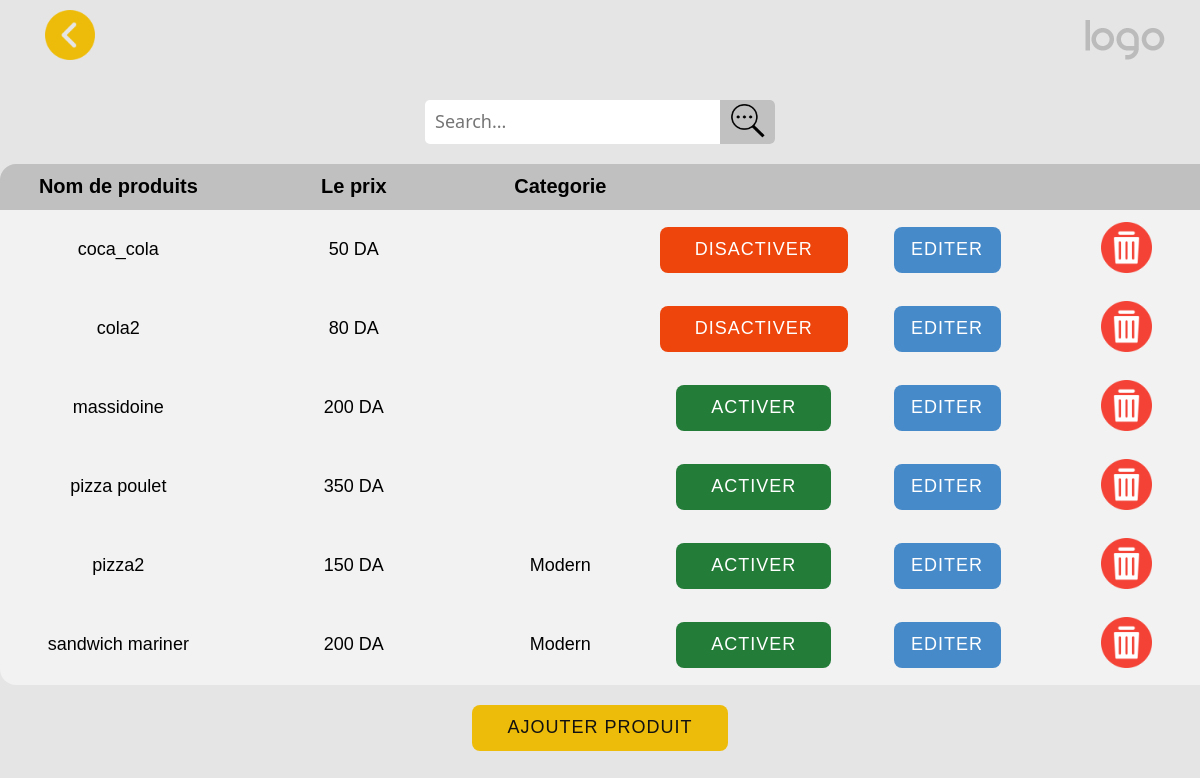
Before: /editer-products with the older database file.
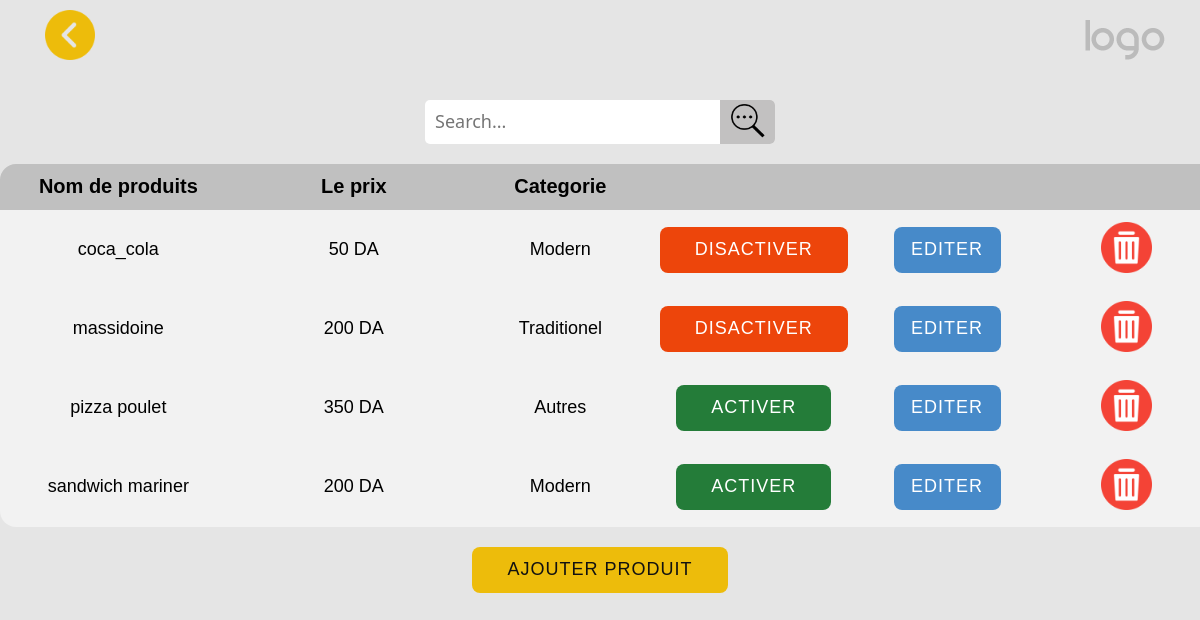
After: the same page with the newer database file.
### main/models.py (models this page shows, shortened)
class Products(models.Model):
    prodCatChoices = [
        ('1', 'Traditionel'),
        ('2', 'Modern'),
        ('3', 'Boissant')
    ]
    prodName = models.CharField(max_length=30,null=False,help_text='entrer le nom de produit',verbose_name='nom de produit')
    prodPrix = models.IntegerField(null=False,help_text='prix de produit',verbose_name='prix de produit')
    prodCat = models.IntegerField(choices=prodCatChoices,null=False,help_text='choisit la categorie de ce produit',verbose_name='categorie de produit')
    isActive = models.BooleanField(help_text='activer ou desactiver ce produit', verbose_name='status de produit',default=True)
    img=models.ImageField(default='default.jpg',upload_to='profile_pics')

### main/views.py (the view)
# urls.py: path('editer-products', editProdsView, name='editer-products'),
def editProdsView(request):
    context = {}
    prods = Products.objects.all().order_by('prodName')
    context['products'] = prods
    context['catList'] = ['Traditionel', 'Modern', 'Autres']
    if 'act-dis' in request.POST:
        prod = Products.objects.get(id=request.POST['act-dis'])
        prod.isActive = not prod.isActive
        prod.save()
    return render(request,"main/products2.html",context)

### main/templates/main/products2.html (shortened to what the changed rows need)
<!DOCTYPE html>
<html style="font-size: 16px;" lang="en"><head>
    {% load static %}
    <link rel="stylesheet" href="{% static 'products2.css' %}" media="screen">
    <link rel="stylesheet" href="{% static 'header.css' %}" media="screen">
  </head>
  <body>
    <section class="u-clearfix u-grey-10 u-section-1" id="sec-9891">
      <div class="u-clearfix u-sheet u-sheet-1">
        <div class="u-table u-table-responsive u-table-1">
          <table class="u-table-entity">
            <colgroup>
            </colgroup>
            <thead class="u-align-center u-grey-25 u-table-header u-text-black u-table-header-1">
              <tr style="height: 46px;">
                <th class="u-table-cell"><span class="u-text-black">Nom de produits</span></th>
                <th class="u-table-cell">Le prix</th>
                <th class="u-table-cell">Categorie<br></th>
                <th class="u-grey-25 u-table-cell u-table-cell-4"></th>
                <th class="u-grey-25 u-table-cell u-table-cell-5"></th>
                <th class="u-grey-25 u-table-cell u-table-cell-5"></th>
              </tr>
            </thead>
            <tbody class="u-align-center u-grey-5 u-table-body u-text-black u-table-body-1">
              {% for prod in products %}
              <tr style="height: 60px;">
                <td class="u-border-1 u-border-grey-5 u-border-no-left u-border-no-right u-table-cell">{{prod.prodName}}</td>
                <td class="u-border-1 u-border-grey-5 u-border-no-left u-border-no-right u-table-cell">{{prod.prodPrix}} DA<br>
                </td>
                <td class="u-border-1 u-border-grey-5 u-border-no-left u-border-no-right u-table-cell">
                  {% for cat in catList %}
                    {% if forloop.counter == prod.prodCat %}
                      {{cat}}
                    {% endif %}
                  {% endfor %}
                  <br>
                </td>
                <td class="u-border-1 u-border-grey-5 u-border-no-left u-border-no-right u-table-cell">
                  <form method="post">{% csrf_token %}
                    {% if prod.isActive %}
                      <button  type="submit"  name="act-dis" value="{{prod.id}}" class="u-border-2 u-border-grey-75 u-btn u-btn-round u-button-style u-custom-color-1 u-hover-custom-color-2 u-radius-8 u-text-body-alt-color u-text-hover-white u-btn-4 activer_button"  style="background-color: #ed450b ; color : white">Disactiver<br></button>
                    {% else %}
                      <button  type="submit"  name="act-dis" value="{{prod.id}}" class="u-border-2 u-border-grey-75 u-btn u-btn-round u-button-style u-custom-color-1 u-hover-custom-color-2 u-radius-8 u-text-body-alt-color u-text-hover-white u-btn-4 disactiver_button" style="background-color: #247c39; color : white" >Activer<br></button>
                      {% endif %}
                  </form>
                </td>
                <td class="u-border-1 u-border-grey-5 u-border-no-left u-border-no-right u-table-cell">
                  <form method="post" action="ajouterEditer-product">{% csrf_token %}
                    <button  type="submit"  name="editPrd" value="{{prod.id}}" class="u-btn u-btn-round u-button-style u-hover-palette-1-dark-1 u-palette-1-base u-radius-8 u-btn-5" href="https://nicepage.com">Editer</button>
                  </form>
                </td>
                <td class="u-border-1 u-border-grey-5 u-border-no-left u-border-no-right u-table-cell">
                  <form method="post"  action="delete_product">{% csrf_token %}
                    <button value="{{prod.id}}" onclick="deleProd(this.value)" type="button" class="icon-button2"><img class="icon-supprime" src="/static/img/3687412.png"/></button>
                  </form >
                </td>
              </tr>
              {% endfor %}
            </tbody>
          </table>
        </div>
      </div>
    </section>
</body></html>

Changed rows visible on the page:
removed Products: prodName "cola2", prodPrix "80", {{ prod.id }} 15 (drawn)
removed Products: prodName "pizza2", prodPrix "150", catList "Modern", {{ prod.id }} 13 (drawn)
changed Products "massidoine": isActive "ACTIVER" → "DISACTIVER"
Other visible differences:
new list line: "Modern"
new list line: "Traditionel"
new list line: "Autres"
